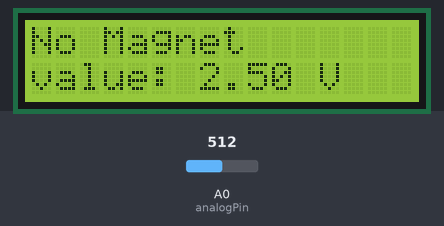
This sketch was run on a simulated Arduino Uno, built with avr-gcc and run on an emulated ATmega328P. On the bench: 16×2 character LCD. The inputs (shaded band) are chosen by the test bench; at power-on: A0 (analogPin) = 512.

Above: at 1.2 s.
1.3 s: A0 (analogPin) set to 535
At 2.1 s:
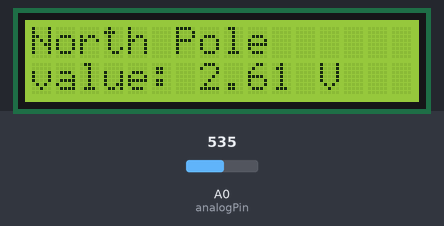
2.8 s: A0 (analogPin) set to 306
At 3.5 s:
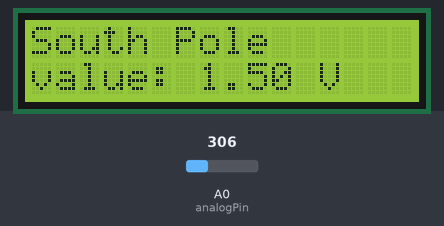
4.3 s: A0 (analogPin) set to 511
At 5.0 s:
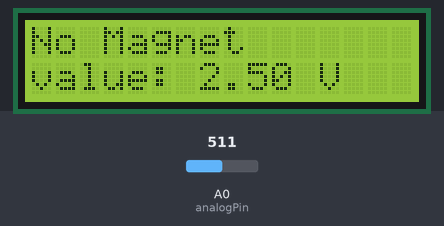
Timing chart, 0 to 7.3 s (numbered marks = the images above; inputs shaded):
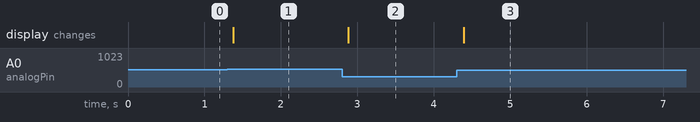

The sketch:

HallEffect.ino
```cpp
#include<LiquidCrystal.h>
const int analogPin = A0;

const float thresholdV = 2.5;
const int refVoltage = 5;
const float range = 1023.0;
float prevAnalogVal = -1.0;

LiquidCrystal lcd(13,12,8,9,10,11);

void setup() {
  lcd.begin(16,2);
}

void loop() {
  int rawVal = analogRead(analogPin);
  float curAnalogVal = (rawVal / range) * refVoltage;

  if (curAnalogVal != prevAnalogVal) {
    lcd.setCursor(0,0);
    lcd.clear();
    if (curAnalogVal < 2.45) {
      lcd.print("South Pole");
      lcd.setCursor(0,1);
      lcd.print("value: ");
      lcd.print(curAnalogVal);
      lcd.print(" V");
    } else if (curAnalogVal > 2.55) {
      lcd.print("North Pole");
      lcd.setCursor(0,1);
      lcd.print("value: ");
      lcd.print(curAnalogVal);
      lcd.print(" V");
    } else {
      lcd.print("No Magnet");
      lcd.setCursor(0,1);
      lcd.print("value: ");
      lcd.print(curAnalogVal);
      lcd.print(" V");
    }
    prevAnalogVal = curAnalogVal;
  }
  delay(100);
}
```

Measured:
- the behaviour switches between 521 and 522 on A0 (analogPin) (found by bisection; images 0 and 1)
- after the input at 1.3 s, the display: changes after 0.08 s (image 1)
- after the input at 2.8 s, the display: changes after 0.08 s (image 2)
- after the input at 4.3 s, the display: changes after 0.09 s (image 3)
